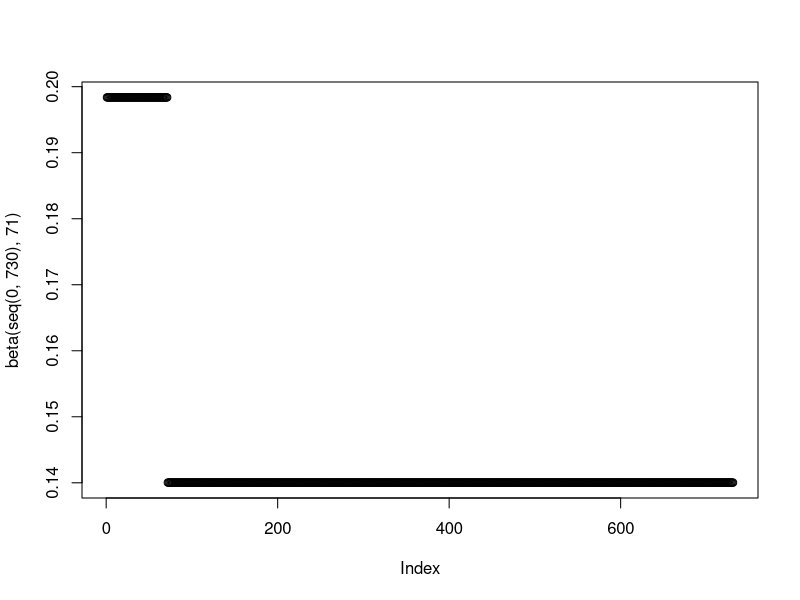

This figure's R source:
setwd("C:/Users/amorg/Documents/PhD/nCoV Work/Models/ContactTracing") 
rm(list=ls())
library("deSolve"); library("ggplot2"); library("ggpubr"); library("reshape2"); library("Cairo")

#### Model Functions - Gen Time/ Betas/ODEs ####
#Function to calculate the Generation time (1/gamma) parameter

GenTime <- function(T2, R0) {
  G = T2 * ((R0-1)/log(2))
  return(G)
}

beta <- function(time, tstart1) {
  gamma <- 1/(GenTime(3.3,2.8))
  ifelse((time >= tstart1 & time <= Inf), 
         1.2*gamma, #Phase 2
         1.7*gamma #Phase 1
  )
} 

plot(beta(seq(0,730), 71))


lin_cont <- function(x,m,comp) {
    y = m*(x-comp) + 0
  return(y)
}


inc <- data.frame(0,0) # initiate at 0
cont_trac <- data.frame(0,0) # initiate at 0

#inc <- data.frame("time" = seq(0, 15, by = 1), "inc" = seq(0, 1500, by =  100)/(5.5*10^6))
#inc$time[which(inc$inc >= 1000/(5.5*10^6))[1]]
#lin_cont(seq(0,20),  50, inc$time[which(inc$inc >= 1000/(5.5*10^6))[1]])

SIRS <- function(time, state, parameters) {
  with(as.list(c(state, parameters)), {
    
    ifelse(is.na(inc[,1][which(inc[,2] >= 1000/(5.5*10^6))[1]]) == TRUE,
           timecomp <<- Inf,
           timecomp <<- inc[,1][which(inc[,2] >= 1000/(5.5*10^6))[1]]
           )

    if(time >= timecomp) {
      
      beta <- beta(time,tstart1)
      inctime <- c(time, beta*I*S)
      inc <<- rbind(inc, inctime)
      print(time)
      cont_trac <<- rbind(cont_trac, lin_cont(time, 50, timecomp))
      
      dS = - beta*I*S + zeta*R
      dI = beta*I*S - gamma*I
      dR = gamma*I - zeta*R 
      
    } else {
      
      timecomp <<- inc[,2][which(inc[,1] >= 1000/(5.5*10^6))[1]]
      
      beta <- beta(time,tstart1)
      print(c(time, "PE"))
      cont_trac <<- rbind(cont_trac, 0)
      inctime <- c(time, beta*I*S)
      inc <<- rbind(inc, inctime)
      
      dS = - beta*I*S + zeta*R
      dI = beta*I*S - gamma*I
      dR = gamma*I - zeta*R 
      
    }
    return(list(c(dS, dI, dR)))
  })
}


N <- 5.5*10^6
init <- c(S = (N-1)/N,
          I = 1/N,   
          R= 0)

times <- seq(0, 478, by = 1)
parms = c(gamma = 1/(GenTime(3.3,2.8)), 
          zeta = 1/365,
          tstart1 = 71)

out1 <- data.frame(euler(y = init, func = SIRS, times = times, parms = parms))
